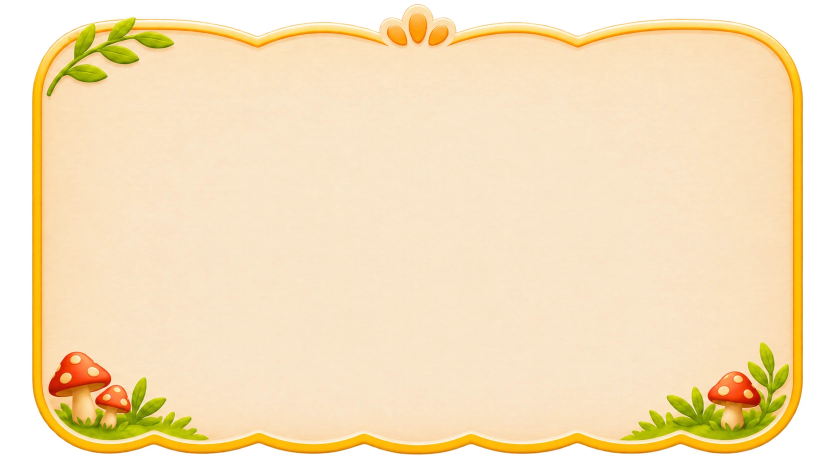
#> input picture grow-with-freya/assets/images/reader-languages/source/frame.webp, 1672 x 941 px (shown at 1/2 size)
$ python prepare-language-panel.py
#> lines starting #> are read from the running program, lines starting #| are printed output that depends on the picture; after the words box and inside, x2 and y2 are one past the last pixel; in counts of white or black regions, pixels touching at a corner belong together
#!/usr/bin/env python3
import argparse
from pathlib import Path

import numpy as np
from PIL import Image
from scipy import ndimage

ROOT = Path(__file__).resolve().parent.parent / 'assets' / 'images' / 'reader-languages'
PANEL = {'width': 1248, 'top': 258, 'bottom': 188}
LIST = (63, 1192)
PEEK = 26
LIST_PAD = 11
HAZE = 8
SOLID = 245


def tidy(frame: np.ndarray) -> np.ndarray:
    out = frame.copy()
    alpha = out[..., 3]
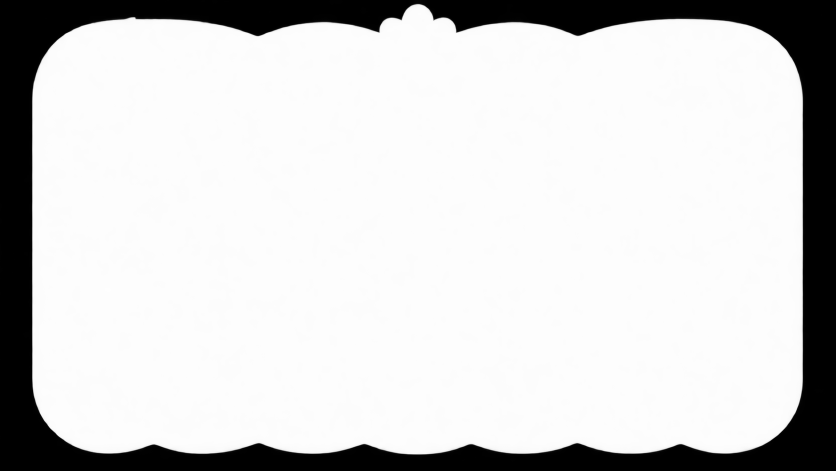
#> alpha: shape (941, 1672) float64 (shown at 1/2 size); min 0, max 255, mean 208.9
    alpha[alpha <= HAZE] = 0
    alpha[alpha >= SOLID] = 255
    _, nearest = ndimage.distance_transform_edt(alpha < 128, return_indices=True)
    clear = alpha == 0
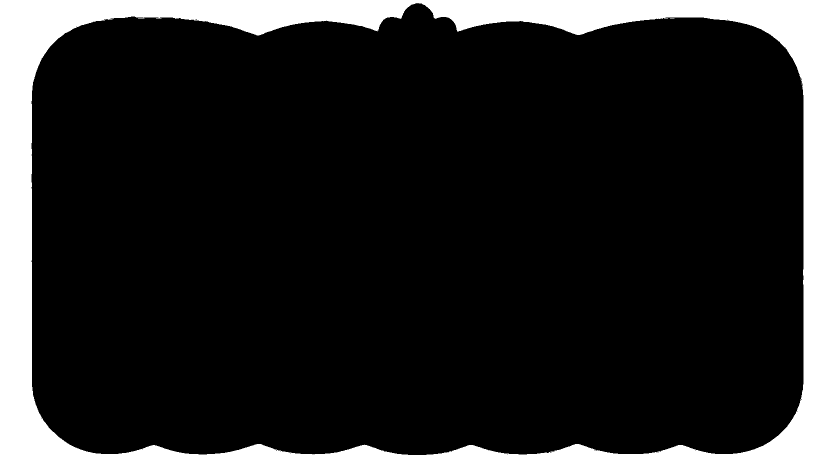
#> clear: shape (941, 1672) bool (shown at 1/2 size); 17% white; 3 white regions (2 under 20 px), largest, box (x1, y1, x2, y2) and area: (0, 0, 1672, 941) 267254
    out[clear, :3] = out[nearest[0], nearest[1], :3][clear]
    return out


def save(pixels: np.ndarray, path: Path) -> None:
    Image.fromarray(pixels.clip(0, 255).astype(np.uint8)).save(path, quality=94, method=6, exact=True)


def main() -> None:
    parser = argparse.ArgumentParser(description="Make the reader's language panel from the operator's frame in reader-languages/source.")
    parser.add_argument('--out', type=Path, default=ROOT)
    args = parser.parse_args()
    frame = tidy(np.array(Image.open(ROOT / 'source' / 'frame.webp').convert('RGBA')).astype(float))
    ys, xs = np.nonzero(frame[..., 3] > 0)
    panel = frame[ys.min():ys.max() + 1, xs.min():xs.max() + 1]
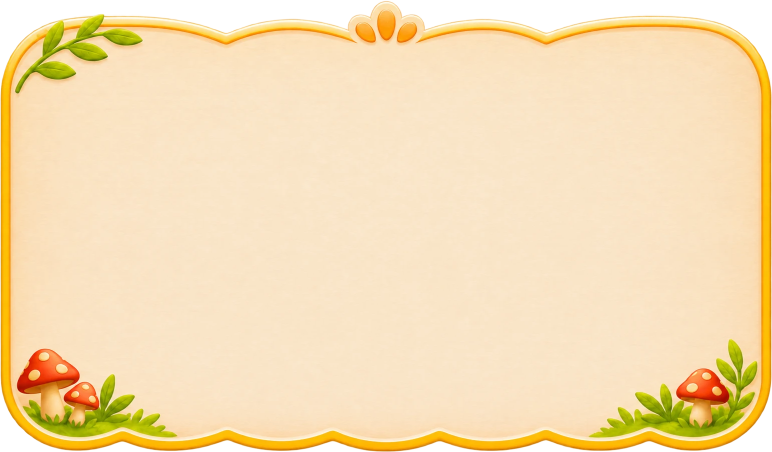
#> panel: shape (904, 1544, 4) float64 (shown at 1/2 size); mean R, G, B, A 244.6, 216.8, 167.6, 237.5; transparent parts drawn white
    height, width = panel.shape[:2]
#> height = 904; width = 1544
    per_unit = width / PANEL['width']
#> per_unit = 1.24
    top, low = round(PANEL['top'] * per_unit), height - round(PANEL['bottom'] * per_unit)
#> top = 319; low = 671
    for name, rows in (('top', (0, top)), ('middle', (top, low)), ('bottom', (low, height))):
        save(panel[rows[0]:rows[1]], args.out / f'panel-{name}.webp')
#> this loop made 3 passes
#> pass 1, in save, `Image.fromarray(pixels.clip(0, 255).astype(np.uint8)).save(path, quali..`:
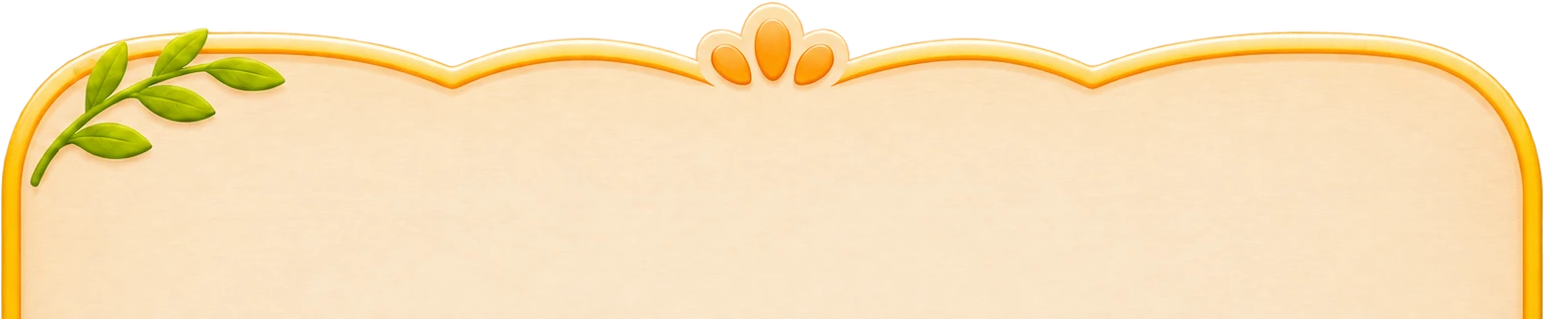
#> saved as panel-top.webp: PIL image 1544x319 RGBA; mean R, G, B, A 245.1, 215.8, 162.7, 217.6; transparent parts drawn white
#> pass 2, in save (call 2), `Image.fromarray(pixels.clip(0, 255).astype(np.uint8)).save(path, quali..`:
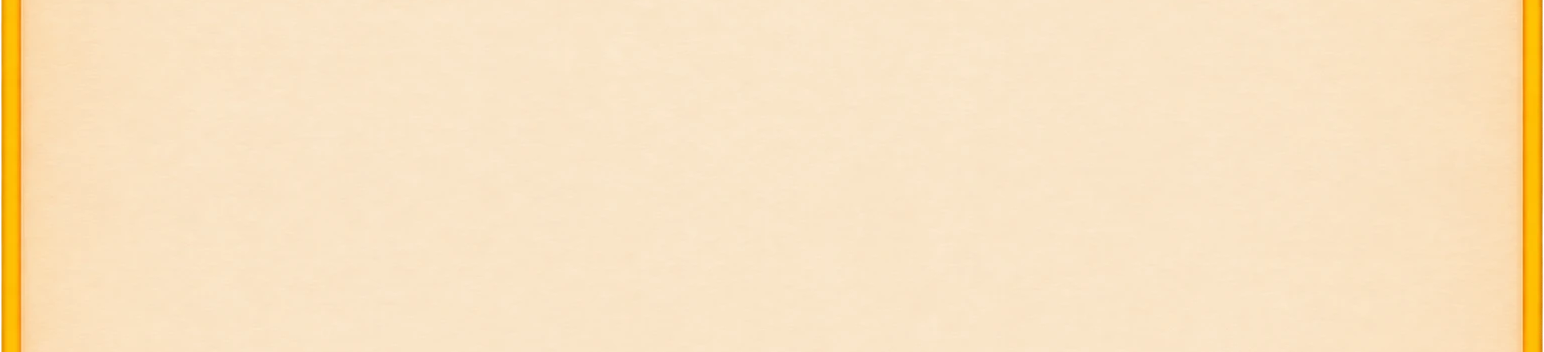
#> saved as panel-middle.webp: PIL image 1544x352 RGBA; mean R, G, B, A 249.2, 226.1, 191.2, 254.5; transparent parts drawn white
    left, right = round(LIST[0] * per_unit), round(LIST[1] * per_unit)
#> left = 78; right = 1475
    for name, rows, ramp in (('fade-top', (top, top + round(LIST_PAD * per_unit)), (1, 0)), ('fade', (low - round(PEEK * per_unit), low), (0, 1))):
        strip = panel[rows[0]:rows[1], left:right].copy()
        strip[..., 3] *= np.linspace(*ramp, strip.shape[0])[:, None] ** 0.8
        save(strip, args.out / f'panel-{name}.webp')
#> this loop made 2 passes
#> pass 2, in save (call 5), `Image.fromarray(pixels.clip(0, 255).astype(np.uint8)).save(path, quali..`:
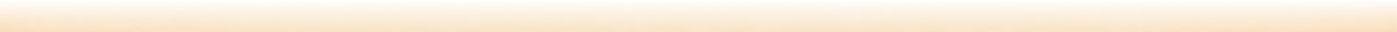
#> saved as panel-fade.webp: PIL image 1397x32 RGBA; mean R, G, B, A 249.2, 228.1, 197.7, 140.8; transparent parts drawn white
    print('panel', (width, height), 'slices', top, low, 'pixels per unit', round(per_unit, 4), 'middle units', round((low - top) / per_unit, 1))
#| panel (1544, 904) slices 319 671 pixels per unit 1.2372 middle units 284.5


if __name__ == '__main__':
    main()

$ run again, with grow-with-freya/assets/images/reader-languages/source/compare-mock.webp copied over grow-with-freya/assets/images/reader-languages/source/frame.webp
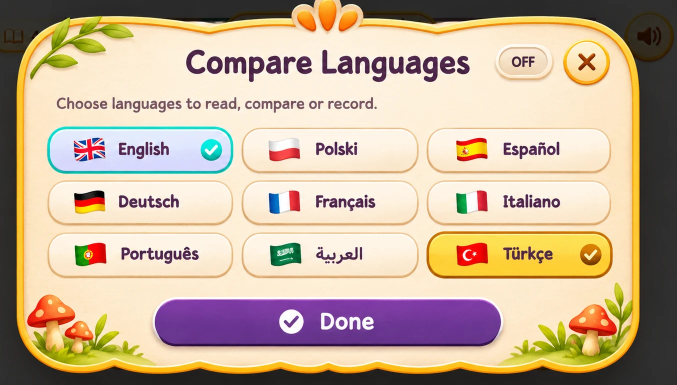
#> input picture grow-with-freya/assets/images/reader-languages/source/compare-mock.webp, 1353 x 769 px (shown at 1/2 size)
#> alpha: shape (769, 1353) float64; every value is 255
#> clear: shape (769, 1353) bool; every value is 0
#> the loop in main, `for name, rows in (('top', (0, top)), ('middle', (top, low)), ('bottom..` made 3 passes
#> pass 1, in save, `Image.fromarray(pixels.clip(0, 255).astype(np.uint8)).save(path, quali..`:
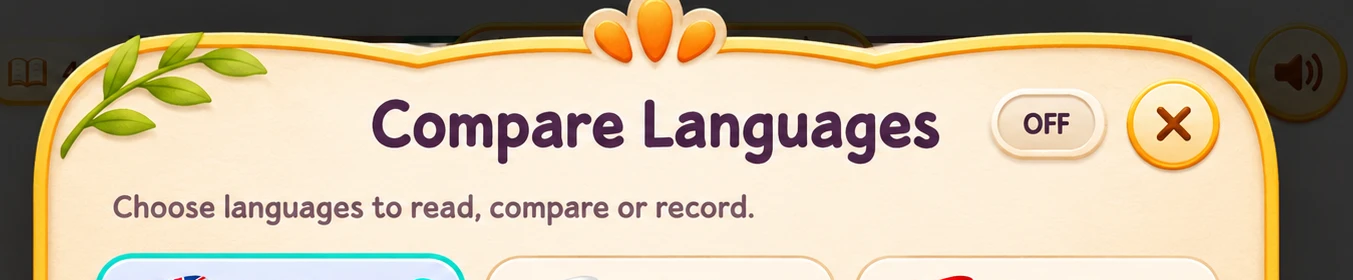
#> saved as panel-top.webp: PIL image 1353x280 RGBA; mean R, G, B, A 196.1, 180.9, 154.8, 255
#> the loop in main, `for name, rows, ramp in (('fade-top', (top, top + round(LIST_PAD * per..` made 2 passes
#> pass 2, in save (call 5), `Image.fromarray(pixels.clip(0, 255).astype(np.uint8)).save(path, quali..`:
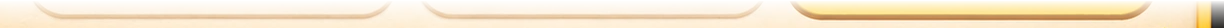
#> saved as panel-fade.webp: PIL image 1224x28 RGBA; mean R, G, B, A 241.6, 212.2, 158.5, 140.7; transparent parts drawn white
#| panel (1353, 769) slices 280 565 pixels per unit 1.0841 middle units 262.9
